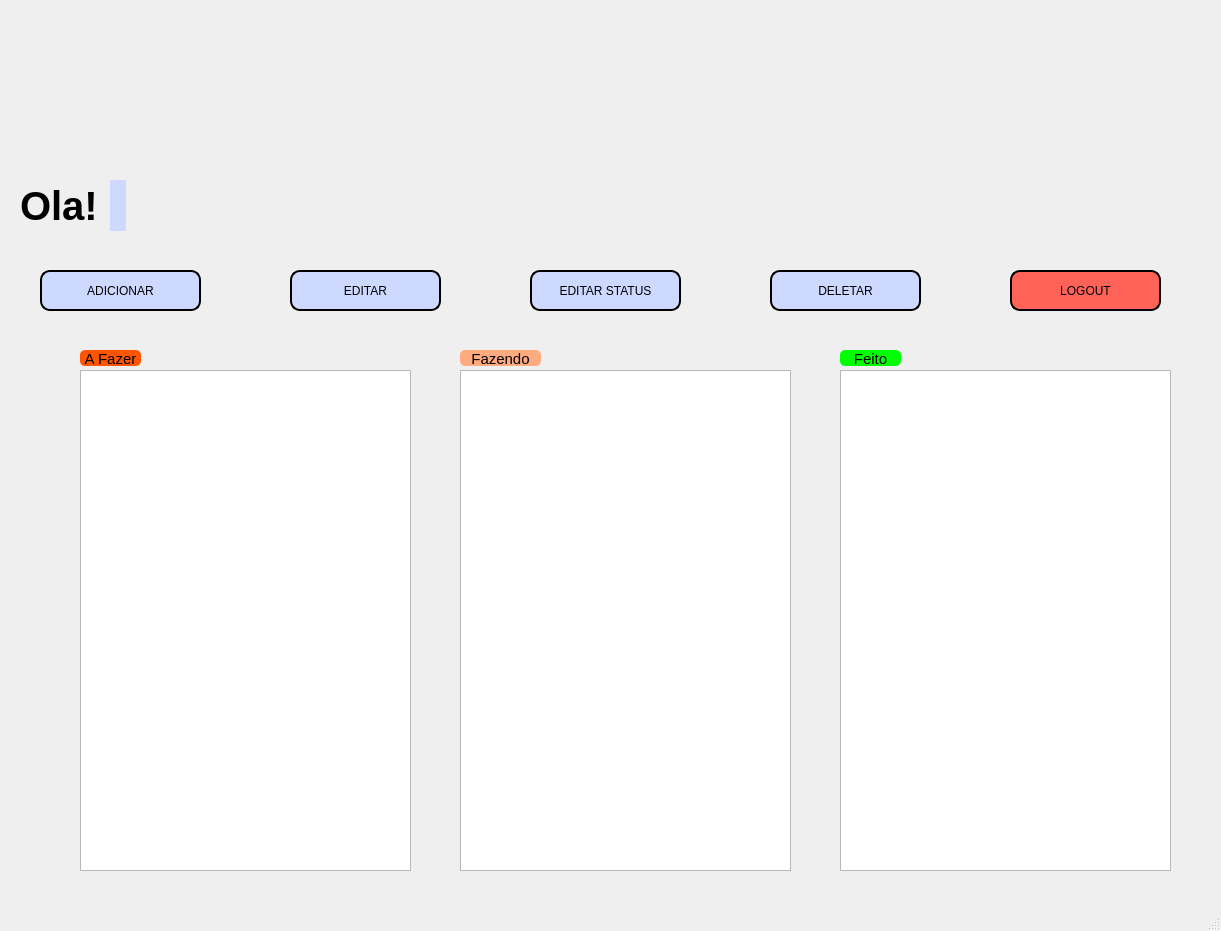
<?xml version="1.0" encoding="UTF-8"?>
<ui version="4.0">
 <class>telaMain</class>
 <widget class="QMainWindow" name="telaMain">
  <property name="geometry">
   <rect>
    <x>0</x>
    <y>0</y>
    <width>1221</width>
    <height>931</height>
   </rect>
  </property>
  <property name="mouseTracking">
   <bool>false</bool>
  </property>
  <property name="focusPolicy">
   <enum>Qt::NoFocus</enum>
  </property>
  <property name="windowTitle">
   <string>List Efficient</string>
  </property>
  <widget class="QWidget" name="centralwidget">
   <widget class="QLabel" name="Icon">
    <property name="geometry">
     <rect>
      <x>410</x>
      <y>0</y>
      <width>491</width>
      <height>161</height>
     </rect>
    </property>
    <property name="text">
     <string/>
    </property>
    <property name="pixmap">
     <pixmap>Logo.png</pixmap>
    </property>
   </widget>
   <widget class="QLabel" name="label_2">
    <property name="geometry">
     <rect>
      <x>20</x>
      <y>180</y>
      <width>91</width>
      <height>51</height>
     </rect>
    </property>
    <property name="font">
     <font>
      <family>Arial</family>
      <pointsize>30</pointsize>
      <weight>75</weight>
      <bold>true</bold>
     </font>
    </property>
    <property name="frameShadow">
     <enum>QFrame::Plain</enum>
    </property>
    <property name="text">
     <string>Ola!</string>
    </property>
   </widget>
   <widget class="QLabel" name="lFullname">
    <property name="geometry">
     <rect>
      <x>110</x>
      <y>180</y>
      <width>16</width>
      <height>51</height>
     </rect>
    </property>
    <property name="font">
     <font>
      <family>Arial</family>
      <pointsize>30</pointsize>
      <weight>75</weight>
      <italic>true</italic>
      <bold>true</bold>
     </font>
    </property>
    <property name="styleSheet">
     <string notr="true">border-radius: 10px;
background-color: rgb(205, 217, 255);
</string>
    </property>
    <property name="text">
     <string/>
    </property>
   </widget>
   <widget class="QPushButton" name="btnTelaAdd">
    <property name="geometry">
     <rect>
      <x>40</x>
      <y>270</y>
      <width>161</width>
      <height>41</height>
     </rect>
    </property>
    <property name="cursor">
     <cursorShape>PointingHandCursor</cursorShape>
    </property>
    <property name="mouseTracking">
     <bool>false</bool>
    </property>
    <property name="focusPolicy">
     <enum>Qt::NoFocus</enum>
    </property>
    <property name="styleSheet">
     <string notr="true">border-radius: 10px;
background-color: rgb(205, 217, 255);
border-style: outset;
border: 2px solid black;</string>
    </property>
    <property name="text">
     <string>ADICIONAR</string>
    </property>
    <property name="flat">
     <bool>false</bool>
    </property>
   </widget>
   <widget class="QPushButton" name="btnTelaEdit">
    <property name="geometry">
     <rect>
      <x>290</x>
      <y>270</y>
      <width>151</width>
      <height>41</height>
     </rect>
    </property>
    <property name="cursor">
     <cursorShape>PointingHandCursor</cursorShape>
    </property>
    <property name="styleSheet">
     <string notr="true">border-radius: 10px;
background-color: rgb(205, 217, 255);
border-style: outset;
border: 2px solid black;</string>
    </property>
    <property name="text">
     <string>EDITAR</string>
    </property>
   </widget>
   <widget class="QPushButton" name="btnTelaEditStatus">
    <property name="geometry">
     <rect>
      <x>530</x>
      <y>270</y>
      <width>151</width>
      <height>41</height>
     </rect>
    </property>
    <property name="cursor">
     <cursorShape>PointingHandCursor</cursorShape>
    </property>
    <property name="styleSheet">
     <string notr="true">border-radius: 10px;
background-color: rgb(205, 217, 255);
border-style: outset;
border: 2px solid black;</string>
    </property>
    <property name="text">
     <string>EDITAR STATUS</string>
    </property>
   </widget>
   <widget class="QPushButton" name="btnTelaDelete">
    <property name="geometry">
     <rect>
      <x>770</x>
      <y>270</y>
      <width>151</width>
      <height>41</height>
     </rect>
    </property>
    <property name="cursor">
     <cursorShape>PointingHandCursor</cursorShape>
    </property>
    <property name="styleSheet">
     <string notr="true">border-radius: 10px;
background-color: rgb(205, 217, 255);
border-style: outset;
border: 2px solid black;</string>
    </property>
    <property name="text">
     <string>DELETAR</string>
    </property>
   </widget>
   <widget class="QLabel" name="label">
    <property name="geometry">
     <rect>
      <x>80</x>
      <y>350</y>
      <width>61</width>
      <height>16</height>
     </rect>
    </property>
    <property name="font">
     <font>
      <pointsize>11</pointsize>
     </font>
    </property>
    <property name="styleSheet">
     <string notr="true">background-color: rgb(255, 85, 0);
border-radius: 5px;</string>
    </property>
    <property name="text">
     <string>A Fazer</string>
    </property>
    <property name="textFormat">
     <enum>Qt::RichText</enum>
    </property>
    <property name="alignment">
     <set>Qt::AlignCenter</set>
    </property>
   </widget>
   <widget class="QLabel" name="label_3">
    <property name="geometry">
     <rect>
      <x>460</x>
      <y>350</y>
      <width>81</width>
      <height>16</height>
     </rect>
    </property>
    <property name="font">
     <font>
      <pointsize>11</pointsize>
     </font>
    </property>
    <property name="styleSheet">
     <string notr="true">background-color: rgb(255, 170, 127);
border-radius: 5px;</string>
    </property>
    <property name="text">
     <string>Fazendo</string>
    </property>
    <property name="textFormat">
     <enum>Qt::RichText</enum>
    </property>
    <property name="alignment">
     <set>Qt::AlignCenter</set>
    </property>
   </widget>
   <widget class="QLabel" name="label_4">
    <property name="geometry">
     <rect>
      <x>840</x>
      <y>350</y>
      <width>61</width>
      <height>16</height>
     </rect>
    </property>
    <property name="font">
     <font>
      <pointsize>11</pointsize>
     </font>
    </property>
    <property name="styleSheet">
     <string notr="true">background-color: rgb(0, 255, 0);
border-radius: 5px;</string>
    </property>
    <property name="text">
     <string>Feito</string>
    </property>
    <property name="textFormat">
     <enum>Qt::RichText</enum>
    </property>
    <property name="alignment">
     <set>Qt::AlignCenter</set>
    </property>
   </widget>
   <widget class="QListWidget" name="lwFazer">
    <property name="geometry">
     <rect>
      <x>80</x>
      <y>370</y>
      <width>331</width>
      <height>501</height>
     </rect>
    </property>
    <property name="font">
     <font>
      <pointsize>11</pointsize>
     </font>
    </property>
   </widget>
   <widget class="QListWidget" name="lwFazendo">
    <property name="geometry">
     <rect>
      <x>460</x>
      <y>370</y>
      <width>331</width>
      <height>501</height>
     </rect>
    </property>
    <property name="font">
     <font>
      <pointsize>11</pointsize>
     </font>
    </property>
   </widget>
   <widget class="QListWidget" name="lwFeito">
    <property name="geometry">
     <rect>
      <x>840</x>
      <y>370</y>
      <width>331</width>
      <height>501</height>
     </rect>
    </property>
    <property name="font">
     <font>
      <pointsize>11</pointsize>
     </font>
    </property>
   </widget>
   <widget class="QPushButton" name="btnLogout">
    <property name="geometry">
     <rect>
      <x>1010</x>
      <y>270</y>
      <width>151</width>
      <height>41</height>
     </rect>
    </property>
    <property name="cursor">
     <cursorShape>PointingHandCursor</cursorShape>
    </property>
    <property name="styleSheet">
     <string notr="true">border-radius: 10px;
background-color: rgb(255, 99, 88);
border-style: outset;
border: 2px solid black;</string>
    </property>
    <property name="text">
     <string>LOGOUT</string>
    </property>
   </widget>
  </widget>
  <widget class="QMenuBar" name="menubar">
   <property name="geometry">
    <rect>
     <x>0</x>
     <y>0</y>
     <width>1221</width>
     <height>21</height>
    </rect>
   </property>
  </widget>
  <widget class="QStatusBar" name="statusbar"/>
 </widget>
 <resources/>
 <connections/>
</ui>
